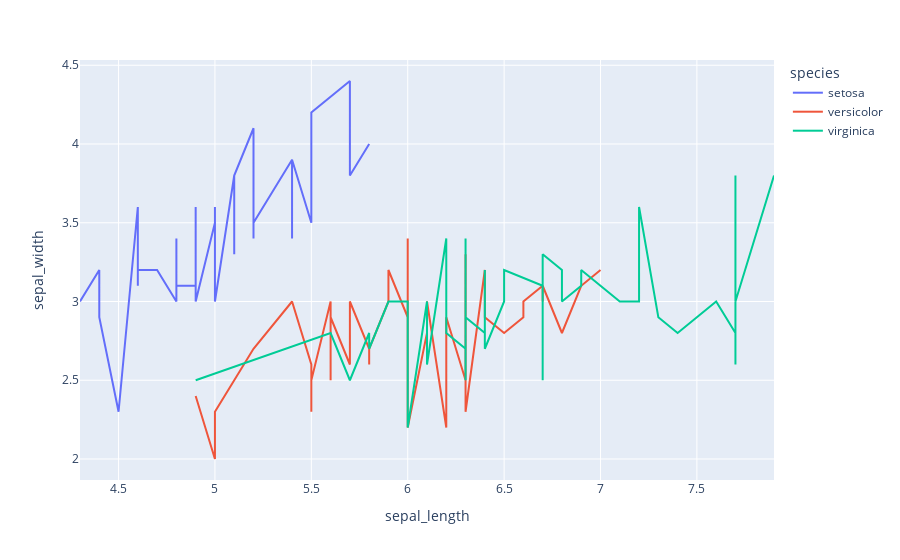

Notebook cell for this chart:
### Code cell
df_line=df.sort_values(by=['sepal_length'])
fig_2=px.line(df_line,x='sepal_length',y='sepal_width',color='species')
fig_2.write_image('./output/fig_2.png',scale=5)
fig_2

### Figure 1 — Plotly figure (JSON) as saved in the notebook; plotly's stock layout.template omitted (floating-point values rounded to 4 significant figures)
{"data": [{"hovertemplate": "species=setosa<br>sepal_length=%{x}<br>sepal_width=%{y}<extra></extra>", "legendgroup": "setosa", "line": {"color": "#636efa", "dash": "solid"}, "marker": {"symbol": "circle"}, "mode": "lines", "name": "setosa", "orientation": "v", "showlegend": true, "type": "scatter", "x": [4.3, 4.4, 4.4, 4.4, 4.5, 4.6, 4.6, 4.6, 4.6, 4.7, 4.7, 4.8, 4.8, 4.8, 4.8, 4.8, 4.9, 4.9, 4.9, 4.9, 5.0, 5.0, 5.0, 5.0, 5.0, 5.0, 5.0, 5.0, 5.1, 5.1, 5.1, 5.1, 5.1, 5.1, 5.1, 5.1, 5.2, 5.2, 5.2, 5.3, 5.4, 5.4, 5.4, 5.4, 5.4, 5.5, 5.5, 5.7, 5.7, 5.8], "xaxis": "x", "y": [3.0, 3.2, 3.0, 2.9, 2.3, 3.6, 3.1, 3.4, 3.2, 3.2, 3.2, 3.0, 3.0, 3.4, 3.4, 3.1, 3.1, 3.1, 3.6, 3.0, 3.5, 3.4, 3.3, 3.2, 3.5, 3.4, 3.6, 3.0, 3.8, 3.8, 3.5, 3.4, 3.5, 3.3, 3.7, 3.8, 4.1, 3.4, 3.5, 3.7, 3.9, 3.4, 3.4, 3.7, 3.9, 3.5, 4.2, 4.4, 3.8, 4.0], "yaxis": "y"}, {"hovertemplate": "species=versicolor<br>sepal_length=%{x}<br>sepal_width=%{y}<extra></extra>", "legendgroup": "versicolor", "line": {"color": "#EF553B", "dash": "solid"}, "marker": {"symbol": "circle"}, "mode": "lines", "name": "versicolor", "orientation": "v", "showlegend": true, "type": "scatter", "x": [4.9, 5.0, 5.0, 5.1, 5.2, 5.4, 5.5, 5.5, 5.5, 5.5, 5.5, 5.6, 5.6, 5.6, 5.6, 5.6, 5.7, 5.7, 5.7, 5.7, 5.7, 5.8, 5.8, 5.8, 5.9, 5.9, 6.0, 6.0, 6.0, 6.0, 6.1, 6.1, 6.1, 6.1, 6.2, 6.2, 6.3, 6.3, 6.3, 6.4, 6.4, 6.5, 6.6, 6.6, 6.7, 6.7, 6.7, 6.8, 6.9, 7.0], "xaxis": "x", "y": [2.4, 2.0, 2.3, 2.5, 2.7, 3.0, 2.6, 2.3, 2.4, 2.4, 2.5, 3.0, 3.0, 2.5, 2.7, 2.9, 2.6, 2.9, 2.8, 2.8, 3.0, 2.7, 2.6, 2.7, 3.0, 3.2, 2.9, 2.7, 3.4, 2.2, 2.8, 2.9, 2.8, 3.0, 2.2, 2.9, 2.5, 3.3, 2.3, 3.2, 2.9, 2.8, 2.9, 3.0, 3.1, 3.0, 3.1, 2.8, 3.1, 3.2], "yaxis": "y"}, {"hovertemplate": "species=virginica<br>sepal_length=%{x}<br>sepal_width=%{y}<extra></extra>", "legendgroup": "virginica", "line": {"color": "#00cc96", "dash": "solid"}, "marker": {"symbol": "circle"}, "mode": "lines", "name": "virginica", "orientation": "v", "showlegend": true, "type": "scatter", "x": [4.9, 5.6, 5.7, 5.8, 5.8, 5.8, 5.9, 6.0, 6.0, 6.1, 6.1, 6.2, 6.2, 6.3, 6.3, 6.3, 6.3, 6.3, 6.3, 6.4, 6.4, 6.4, 6.4, 6.4, 6.5, 6.5, 6.5, 6.5, 6.7, 6.7, 6.7, 6.7, 6.7, 6.8, 6.8, 6.9, 6.9, 6.9, 7.1, 7.2, 7.2, 7.2, 7.3, 7.4, 7.6, 7.7, 7.7, 7.7, 7.7, 7.9], "xaxis": "x", "y": [2.5, 2.8, 2.5, 2.8, 2.7, 2.7, 3.0, 3.0, 2.2, 3.0, 2.6, 3.4, 2.8, 2.7, 2.5, 2.8, 3.3, 3.4, 2.9, 2.8, 2.8, 3.1, 3.2, 2.7, 3.0, 3.0, 3.0, 3.2, 3.1, 2.5, 3.3, 3.0, 3.3, 3.2, 3.0, 3.1, 3.1, 3.2, 3.0, 3.0, 3.2, 3.6, 2.9, 2.8, 3.0, 2.8, 2.6, 3.8, 3.0, 3.8], "yaxis": "y"}], "layout": {"legend": {"title": {"text": "species"}, "tracegroupgap": 0}, "margin": {"t": 60}, "xaxis": {"anchor": "y", "domain": [0, 1], "title": {"text": "sepal_length"}}, "yaxis": {"anchor": "x", "domain": [0, 1], "title": {"text": "sepal_width"}}}}
